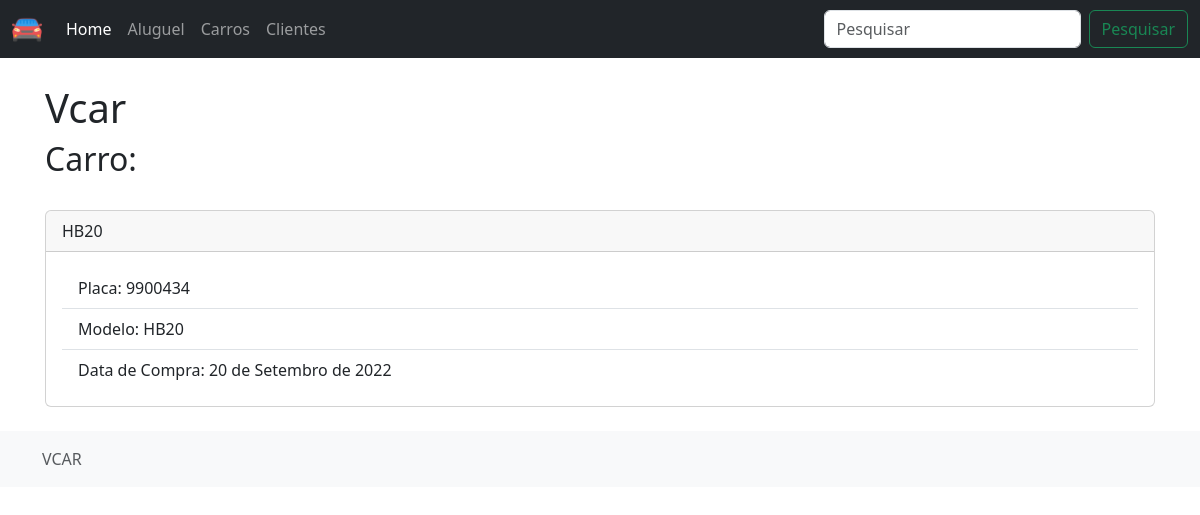
Screenshot of /carros/9900434 with the database file from the repository.
### aluguel/models.py (models this page shows, shortened)
class Carro(models.Model):
    placa = models.CharField("Carro",max_length=7, primary_key=True)
    marca = models.CharField("Marca",max_length=150)
    ano = models.CharField("Ano",max_length=7)
    modelo = models.CharField("Modelo",max_length=150)
    data_compra = models.DateField("Data de Compra")

### aluguel/views.py (the view)
# urls.py: path('carros/<str:pk>', detalhar_carro, name='detalhar_carro'),
def detalhar_carro(request, pk):
    carro = Carro.objects.get(pk=pk)
    context = {"carro": carro}
    return render (request, "carro/detalhar_carro.html", context)

### aluguel/templates/carro/detalhar_carro.html (shortened to what this page needs)
    {% extends 'index.html' %}
{% block content %}
<h1>Vcar</h1>
<h2>Carro:</h2>
<div class="card mt-4">
    <div class="card-header">
        {{ carro.modelo }}
    </div>
    <div class="card-body">
        <ul class="list-group list-group-flush">
            <li class="list-group-item">Placa: {{ carro.placa }}</li>
            <li class="list-group-item">Modelo: {{ carro.modelo }}</li>
            <li class="list-group-item">Data de Compra: {{ carro.data_compra }}</li>
          </ul>
    </div>
</div>
{% endblock content %}

### rows the page displays
Carro: modelo "HB20", placa "9900434", data_compra "20 de Setembro de 2022"
